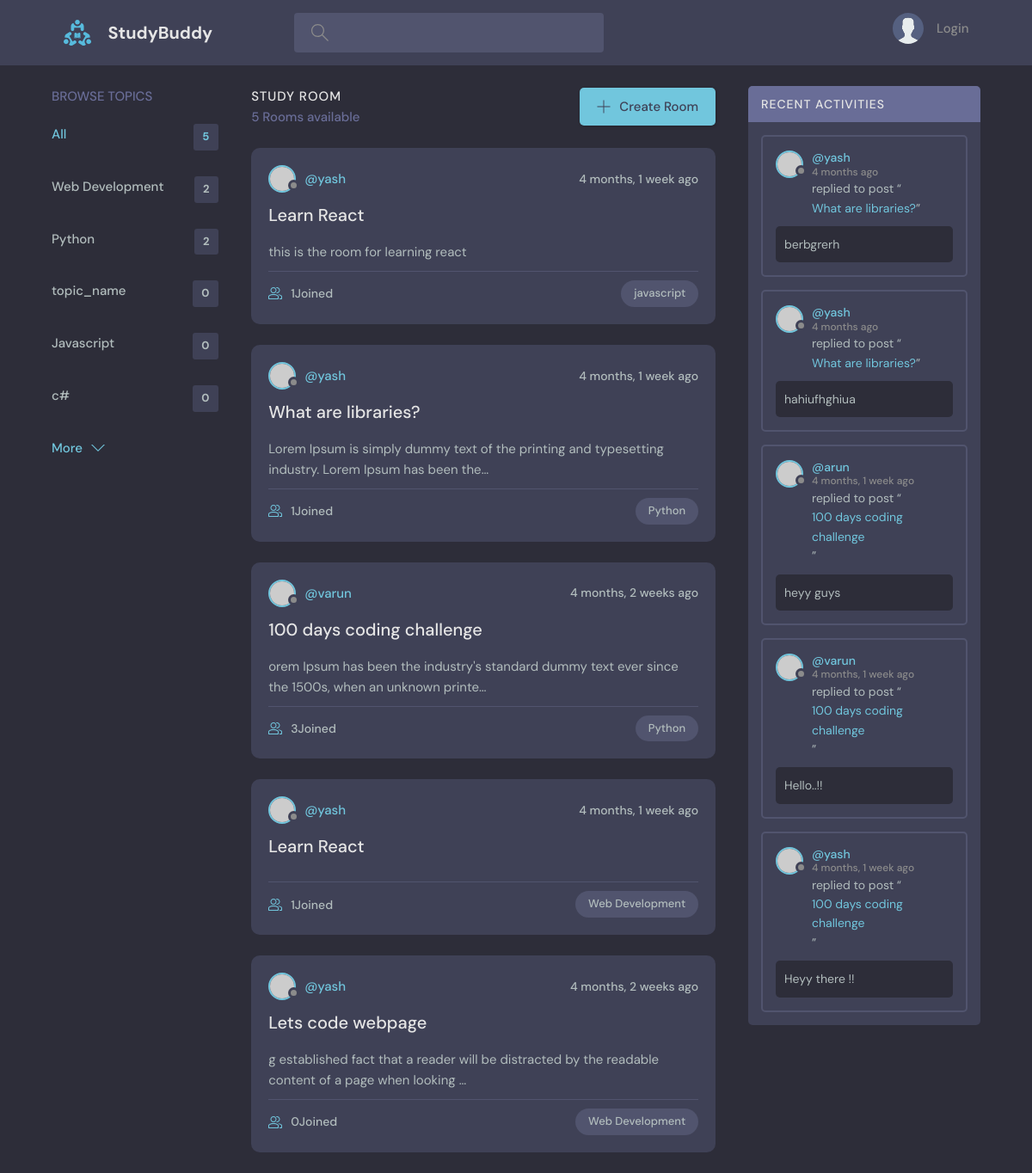
The page / on the database its author committed.
### base/models.py (models this page shows, shortened)
class Topic(models.Model):
    name = models.CharField(max_length=200)

class Room(models.Model):
    host = models.ForeignKey(User, on_delete=models.SET_NULL, null=True )
    topic = models.ForeignKey(Topic, on_delete=models.SET_NULL, null=True )
    name = models.CharField(max_length=200) #CharField is use for limited text
    desription = models.TextField(null=True, blank=True)  #textfield is used for large text; no need to specify the max len of text
    participants = models.ManyToManyField(User,related_name='participants',blank=True)
    updated = models.DateTimeField(auto_now=True)
    created = models.DateTimeField(auto_now_add=True)
    class Meta:
        ordering = ['-updated','-created'] #"-" is used to reverse the order to decending based on recently updated
    def __str__(self):
        return self.name

class Messages(models.Model):
    user = models.ForeignKey(User, on_delete=models.CASCADE)
    room = models.ForeignKey(Room, on_delete=CASCADE)
    body = models.TextField()
    updated = models.DateTimeField(auto_now=True)
    created = models.DateTimeField(auto_now_add=True)
    class Meta:
        ordering = ['-updated','-created'] #"-" is used to reverse the order to decending based on recently updated
    def __str__(self):
        return self.body[0:50]

### base/views.py (the view)
# urls.py: 2. Add a URL to urlpatterns:  path('', views.home, name='home')
def home(request):
    q= request.GET.get('q') if request.GET.get('q') != None else ''
    rooms = Room.objects.filter(
        Q(topic__name__icontains=q) |
        Q(name__icontains=q) |
        Q(desription__icontains=q)
        )
    topics = Topic.objects.all()[0:5]
    room_count = rooms.count()
    room_messages = Messages.objects.filter(Q(room__topic__name__icontains=q))
    context = {'rooms': rooms , 'topics': topics , 'room_count': room_count , 'room_messages':room_messages}
    return render(request,'base/home.html', context)

### base/Templates/base/home.html (shortened to what this page needs)
{% extends 'main.html' %}
{% block content %}
    <main class="layout layout--3">
      <div class="container">
        {% include 'base/topics_component.html' %}
        <div class="roomList">
          <div class="roomList__header">
            <div>
              <h2>Study Room</h2>
              <p>{{room_count}} Rooms available</p>
            </div>
            <a class="btn btn--main" href="{% url 'create_room' %}">
              <svg version="1.1" xmlns="http://www.w3.org/2000/svg" width="32" height="32" viewBox="0 0 32 32">
                <title>add</title>
                <path
                  d="M16.943 0.943h-1.885v14.115h-14.115v1.885h14.115v14.115h1.885v-14.115h14.115v-1.885h-14.115v-14.115z"
                ></path>
              </svg>
              Create Room
            </a>
          </div>
          {% include 'base/feed_component.html' %}
        </div>
        {% include 'base/activity_feed.html' %}
      </div>
    </main>
{% endblock content %}

### base/Templates/base/topics_component.html
<div class="topics">
    <div class="topics__header">
      <h2>Browse Topics</h2>
    </div>
    <ul class="topics__list">
      <li>
        <a href="{% url 'home' %}" class="active">All <span>{{topics.count}}</span></a>
      </li>
      {% for topic in topics %}
      <li>
        <a href="{% url 'home' %}?q={{topic.name}}">{{topic.name}} <span>{{topic.room_set.all.count}}</span></a>
      </li>
      {% endfor %}
    </ul>
    <a class="btn btn--link" href="{% url 'topics' %}">
      More
      <svg version="1.1" xmlns="http://www.w3.org/2000/svg" width="32" height="32" viewBox="0 0 32 32">
        <title>chevron-down</title>
        <path d="M16 21l-13-13h-3l16 16 16-16h-3l-13 13z"></path>
      </svg>
    </a>
  </div>

### base/Templates/base/feed_component.html (shortened to what this page needs)
{% for room in rooms %}
<div class="roomListRoom">
    <div class="roomListRoom__header">
      <a href="{% url 'user_profile' room.host.id %}" class="roomListRoom__author">
        <div class="avatar avatar--small">
          <img src="https://randomuser.me/api/portraits/women/11.jpg" />
        </div>
        <span>@{{room.host.username}}</span>
      </a>
      <div class="roomListRoom__actions">
        <span>{{room.created | timesince}} ago</span>
      </div>
    </div>
    <div class="roomListRoom__content">
      <a href="{%url 'room' room.id%}">{{room.name}}</a>
      <p>
        {{room.desription | truncatechars:100}}
      </p>
    </div>
    <div class="roomListRoom__meta">
      <a href="{%url 'room' room.id%}" class="roomListRoom__joined">
        {{ room.participants.all.count }}Joined
      </a>
      <p class="roomListRoom__topic">{{room.topic.name}}</p>
    </div>
  </div>
  {% endfor %}

### base/Templates/base/activity_feed.html (shortened to what this page needs)
<div class="activities">
    <div class="activities__header">
      <h2>Recent Activities</h2>
    </div>
    {% for message in room_messages %}
    <div class="activities__box">
      <div class="activities__boxHeader roomListRoom__header">
        <a href="{% url 'user_profile' message.user.id %}" class="roomListRoom__author">
          <div class="avatar avatar--small">
            <img src="https://randomuser.me/api/portraits/women/11.jpg" />
          </div>
          <p>
            @{{message.user}}
            <span>{{message.created | timesince}} ago</span>
          </p>
        </a>
      </div>
      <div class="activities__boxContent">
        <p>replied to post “<a href="{% url 'room' message.room.id %}">{{message.room}}</a>”</p>
        <div class="activities__boxRoomContent">
          {{message}}
        </div>
      </div>
    </div>
    {% endfor %}
  </div>

### rows shown on the page
Topic: name "Web Development", room_set.all.count "2"
Topic: name "Python", room_set.all.count "2"
Topic: name "topic_name", room_set.all.count "0"
Topic: name "Javascript", room_set.all.count "0"
Topic: name "c#", room_set.all.count "0"
Room: host.username "yash", created "4 months, 1 week", name "Learn React", desription "this is the room for learning react", participants.all.count "1", topic.name "javascript"
Room: host.username "yash", created "4 months, 1 week", name "What are libraries?", desription "Lorem Ipsum is simply dummy text of the printing and typesetting industry. Lorem Ipsum has been the…", participants.all.count "1", topic.name "Python"
Room: host.username "varun", created "4 months, 2 weeks", name "100 days coding challenge", desription "orem Ipsum has been the industry's standard dummy text ever since the 1500s, when an unknown printe…", participants.all.count "3", topic.name "Python"
Room: host.username "yash", created "4 months, 1 week", name "Learn React", participants.all.count "1", topic.name "Web Development"
Room: host.username "yash", created "4 months, 2 weeks", name "Lets code webpage", desription "g established fact that a reader will be distracted by the readable content of a page when looking …", participants.all.count "0", topic.name "Web Development"
Messages: user "yash", created "4 months", room "What are libraries?", body "berbgrerh"
Messages: user "yash", created "4 months", room "What are libraries?", body "hahiufhghiua"
Messages: user "arun", created "4 months, 1 week", room "100 days coding challenge", body "heyy guys"
Messages: user "varun", created "4 months, 1 week", room "100 days coding challenge", body "Hello..!!"
Messages: user "yash", created "4 months, 1 week", room "100 days coding challenge", body "Heyy there !!"

### other values the page prints
{{ topics.count }} "5"
{{ room_count }} "5"
